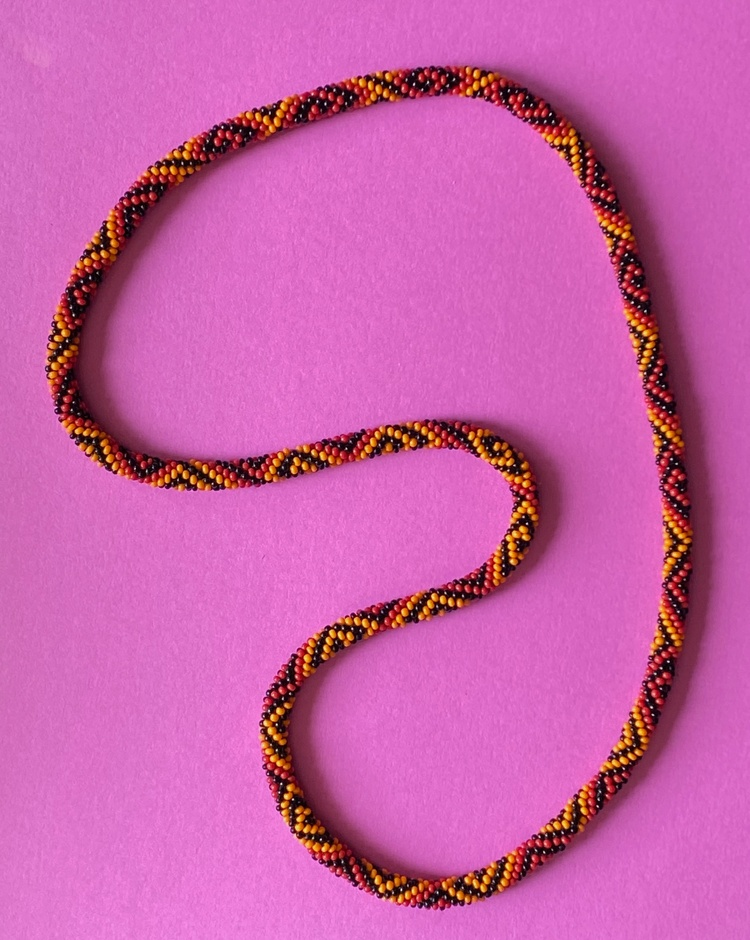
#> input picture beads-photo-2.jpg, 750 x 940 px, shrunk from 2540 x 3182 before the run
$ python color_config_editor.py --image ../beads-photo-2.jpg
#> lines starting #> are read from the running program, lines starting #| are printed output that depends on the picture
"""Minimal interactive color config editor using matplotlib rectangle selection.

Usage:
  python color_config_editor.py --image beads-photo-2.jpg [--config beads-photo-2.json]

Keyboard commands (terminal prompts):
  - l : list colors
  - a : add color
  - e : edit color (rename/background flag)
  - d : delete color
  - r : add rectangles for selected color (draw with mouse; press Enter when done)
  - s : save config
  - q : quit
"""

import argparse
import json
from pathlib import Path
from typing import Dict, List

import matplotlib

# Prefer TkAgg for interactivity; fall back to Agg in headless/test environments.
try:
    matplotlib.use("TkAgg")
except Exception:
    matplotlib.use("Agg")
import matplotlib.pyplot as plt
from matplotlib.widgets import RectangleSelector
import numpy as np
from PIL import Image
from image_to_pattern.color_masks import mask_from_rect_ranges, rectangles_from_mask


def load_config(path: Path, image_filename: str) -> Dict:
    if path and path.exists():
        with open(path, "r") as f:
            return json.load(f)
    return {"image_filename": image_filename, "colors": []}


# [4 lines left out: function save_config, not called in this run]


def add_color(cfg: Dict, name: str, background: bool):
    cfg["colors"].append({"name": name, "background": background, "rectangles": []})


def list_colors(cfg: Dict):
    for idx, c in enumerate(cfg.get("colors", [])):
        print(f"{idx}: {c.get('name')} (background={c.get('background')}, rects={len(c.get('rectangles', []))})")


# [83 lines left out: functions edit_color, delete_color, collect_rectangles, resolve_overlaps, not called in this run]


def main():
    parser = argparse.ArgumentParser(description="Minimal interactive color config editor.")
    parser.add_argument("--image", required=True, help="Image filename")
    parser.add_argument("--config", help="Existing config JSON to load/save", default=None)
    args = parser.parse_args()

    cfg_path = Path(args.config) if args.config else Path(Path(args.image).with_suffix(".json").name)
    cfg = load_config(cfg_path, Path(args.image).name)
    img = Image.open(args.image)
#> img is the input picture: PIL image 750x940 RGB; mean R, G, B 202, 95.9, 169.2
    img_rgb = np.array(img.convert("RGB"))
    img_hsv = np.array(img.convert("HSV"))
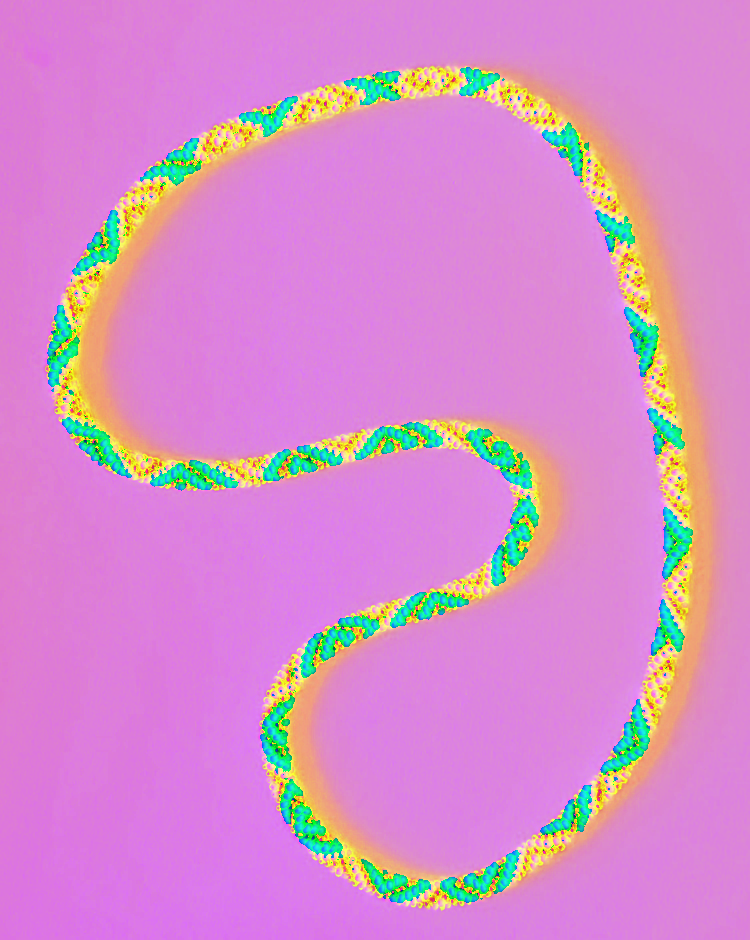
#> img_hsv: shape (940, 750, 3); mean R, G, B 213.8, 140.6, 202

    while True:
        cmd = input("(l)ist, (a)dd, (e)dit, (d)elete, add (r)ectangles, (o)verlap resolve, (s)ave, (q)uit: ").strip().lower()
        if cmd == "l":
            list_colors(cfg)
        elif cmd == "a":
            name = input("Color name: ").strip()
            bg = input("Is background? (y/n): ").strip().lower().startswith("y")
            add_color(cfg, name, bg)
        elif cmd == "o":
            resolve_overlaps(cfg, img_hsv)
        elif cmd == "e":
            idx = int(input("Index to edit: "))
            new_name = input("New name (blank to keep): ").strip()
            bg_in = input("Change background? (y/n/blank to keep): ").strip().lower()
            new_bg = None
            if bg_in in ("y", "n"):
                new_bg = bg_in == "y"
            edit_color(cfg, idx, new_name if new_name else None, new_bg)
        elif cmd == "d":
            idx = int(input("Index to delete: "))
            delete_color(cfg, idx)
        elif cmd == "r":
            idx = int(input("Index to add rectangles to: "))
            colors = cfg.get("colors", [])
            if 0 <= idx < len(colors):
                rects = collect_rectangles(img_rgb)
                colors[idx].setdefault("rectangles", []).extend(rects)
        elif cmd == "s":
            save_config(cfg, cfg_path)
        elif cmd == "q":
            break
        else:
            print("Unknown command.")


if __name__ == "__main__":
#> (the run stopped early here; a loop or call above may not have finished)

$ run again, with beads-photo-1.jpg copied over beads-photo-2.jpg
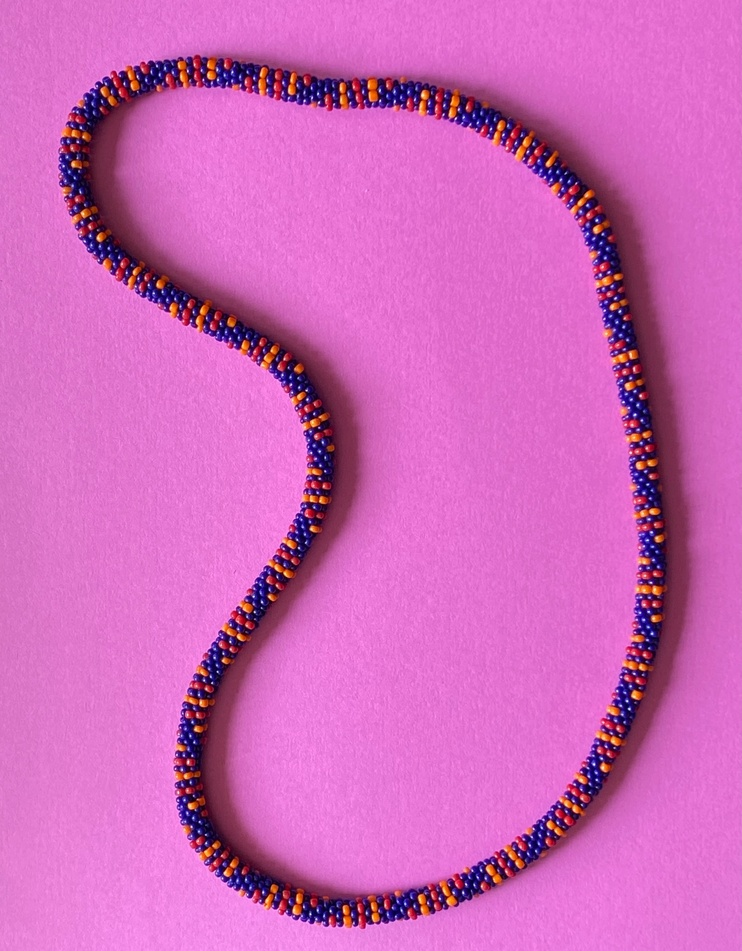
#> input picture beads-photo-1.jpg, 742 x 951 px, shrunk from 2639 x 3385 before the run
#> in main, img is the input picture: PIL image 742x951 RGB; mean R, G, B 208, 102.6, 186.5
#> in main, `img_hsv = np.array(img.convert("HSV"))`:
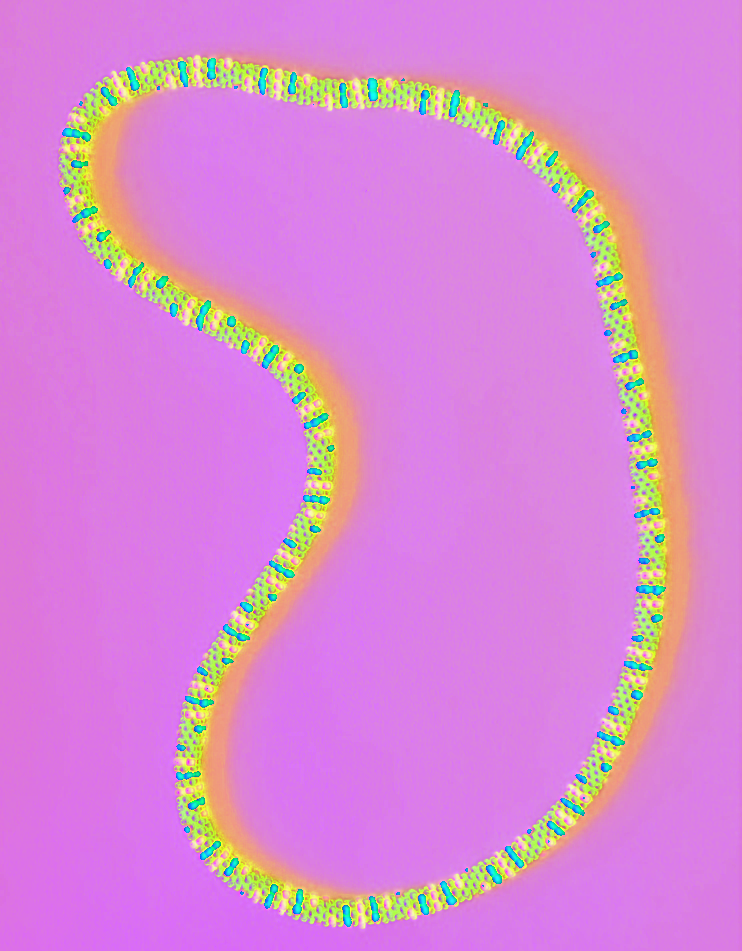
#> img_hsv: shape (951, 742, 3); mean R, G, B 216.6, 135.9, 210.3

$ run again, with beads-photo-10.jpg copied over beads-photo-2.jpg
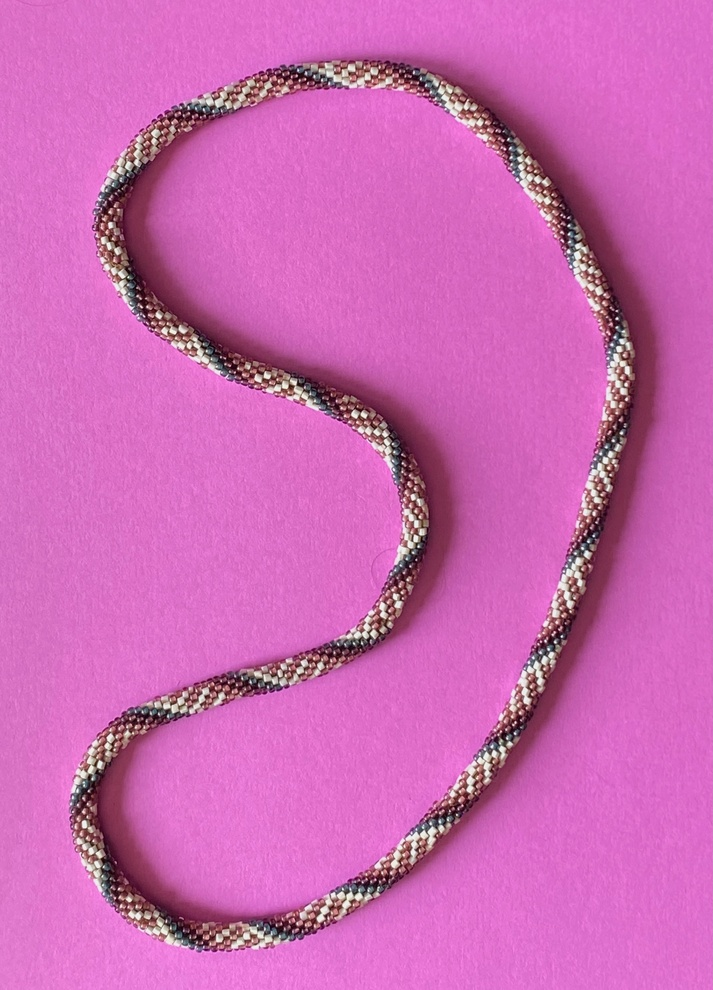
#> input picture beads-photo-10.jpg, 713 x 990 px, shrunk from 2415 x 3353 before the run
#> in main, img is the input picture: PIL image 713x990 RGB; mean R, G, B 205.4, 104.1, 180.9
#> in main, `img_hsv = np.array(img.convert("HSV"))`:
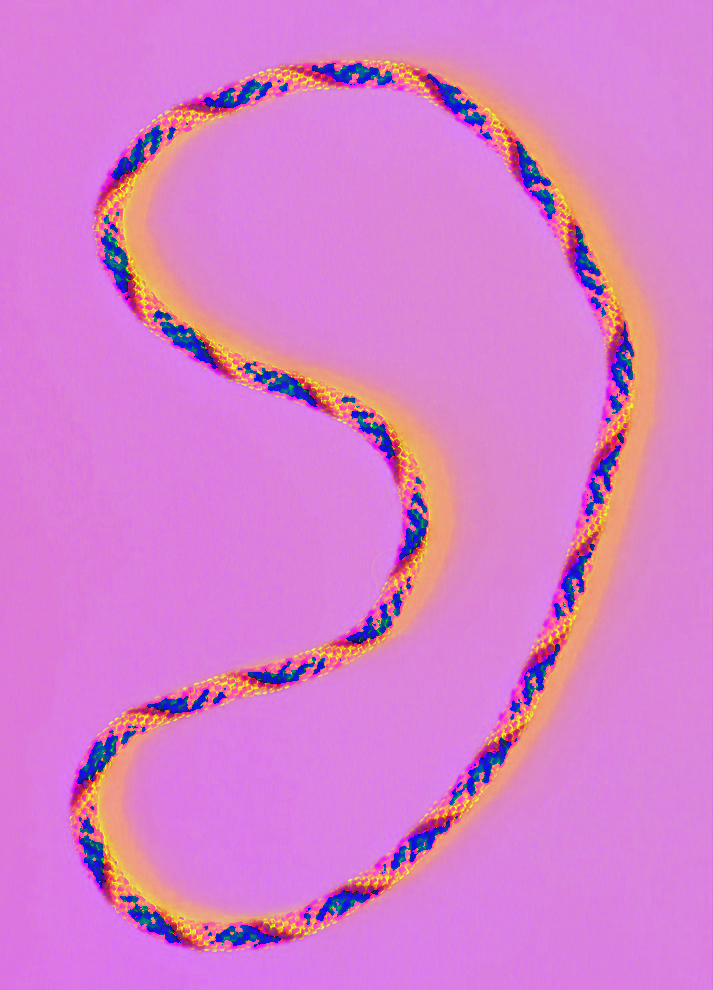
#> img_hsv: shape (990, 713, 3); mean R, G, B 216.1, 126.5, 205.5

$ run again, with beads-photo-11.jpg copied over beads-photo-2.jpg
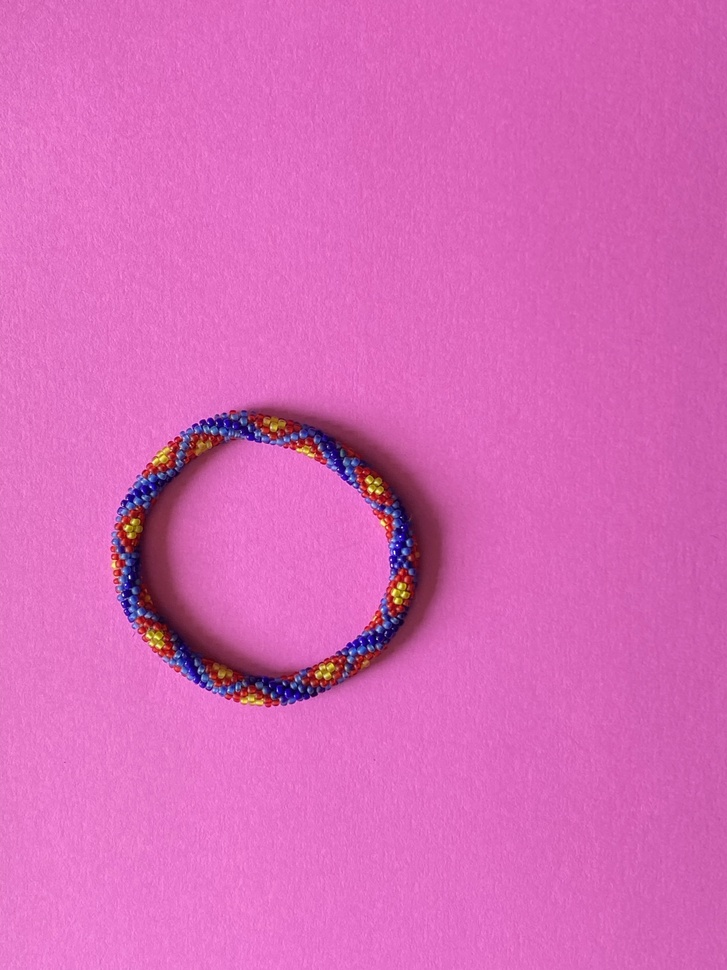
#> input picture beads-photo-11.jpg, 727 x 970 px, shrunk from 3024 x 4032 before the run
#> in main, img is the input picture: PIL image 727x970 RGB; mean R, G, B 216.9, 103.9, 184.3
#> in main, `img_hsv = np.array(img.convert("HSV"))`:
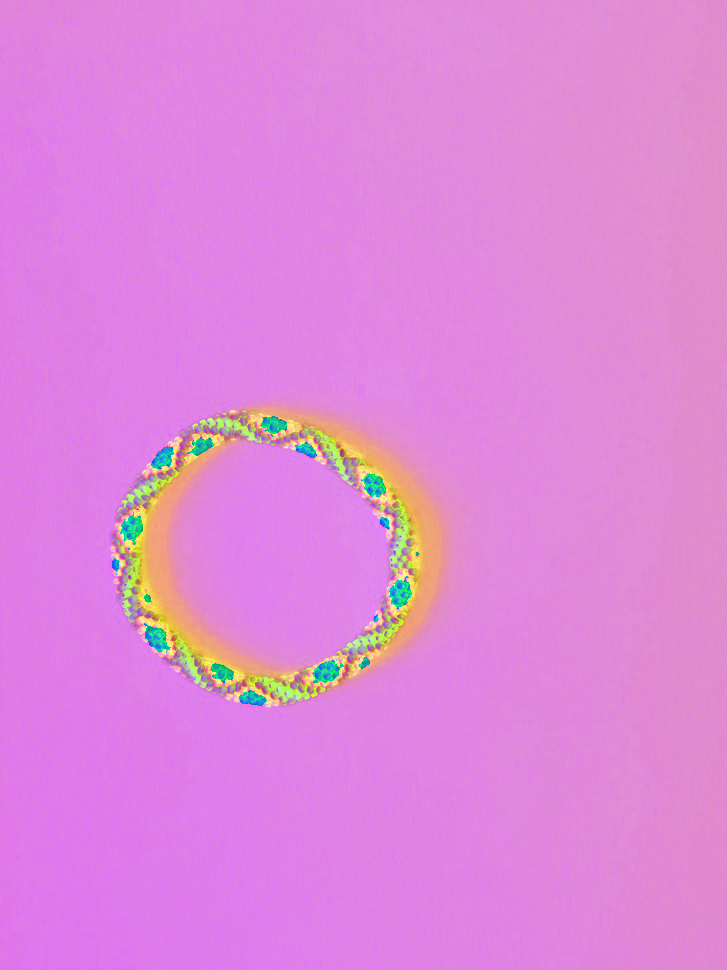
#> img_hsv: shape (970, 727, 3); mean R, G, B 222.7, 134.6, 217.8
